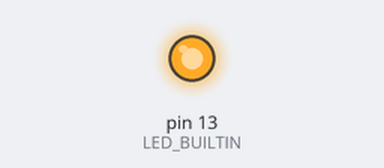
A sketch run on a simulated Arduino Uno, built with avr-gcc and run on an emulated ATmega328P. On the bench: output pins drawn as LEDs (lit = HIGH).

Above: at 0.5 s.
At 11.5 s:
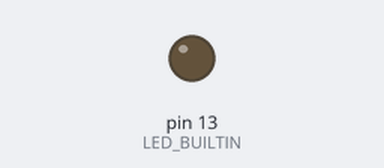
Timing chart, 0 to 15.9 s (numbered marks = the images above):
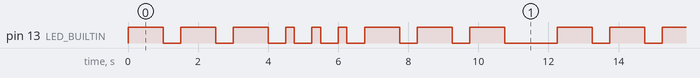

The sketch:

sos.ino
```cpp
// Vamos a crear un blink que indique SOS:
// - 3 destellos cortos (puntos)
// - 3 destellos largos (rayas)
// - 3 destellos cortos (puntos)

// Aquí se inicializan las variables
void setup() {
  // Inicializamos la variable LED_BUILTIN como un OUTPUT
  pinMode(LED_BUILTIN, OUTPUT);
}

// Creamos una funcion para el SOS
void SOS() {
  // Genera 3 rayas (cada "raya" dura 1000 ms encendida)
  for (int i = 0; i < 3; i++) {
    digitalWrite(LED_BUILTIN, HIGH);
    delay(1000);
    digitalWrite(LED_BUILTIN, LOW);
    delay(500);
  }

  // Genera 3 puntos (cada "punto" dura 250 ms encendida)
  for (int i = 0; i < 3; i++) {
    digitalWrite(LED_BUILTIN, HIGH);
    delay(250);
    digitalWrite(LED_BUILTIN, LOW);
    delay(500);
  }

  // Genera 3 rayas nuevamente
  for (int i = 0; i < 3; i++) {
    digitalWrite(LED_BUILTIN, HIGH);
    delay(1000);
    digitalWrite(LED_BUILTIN, LOW);
    delay(500);
  }

  // Tiempo adicional antes de repetir la secuencia
  delay(1000);
}

// Aquí definimos la función "loop", que como dice su nombre será un loop en el que el código se iniciará infinitamente
void loop() {
  SOS();
}
```

Measured:
- by itself, pin 13 (LED_BUILTIN): repeats every 12.3 s: 2 × (LOW 0.50 s, HIGH 1.0 s), 3 × (LOW 0.50 s, HIGH 0.25 s), 3 × (LOW 0.50 s, HIGH 1.0 s), LOW 1.5 s, HIGH 1.0 s
- by itself, everything shown: repeats every 12.3 s, in 18 steps
